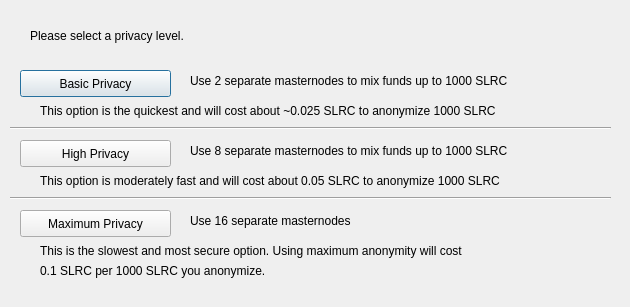
<?xml version="1.0" encoding="UTF-8"?>
<ui version="4.0">
 <class>DarksendConfig</class>
 <widget class="QDialog" name="DarksendConfig">
  <property name="geometry">
   <rect>
    <x>0</x>
    <y>0</y>
    <width>630</width>
    <height>307</height>
   </rect>
  </property>
  <property name="windowTitle">
   <string>Configure Darksend</string>
  </property>
  <widget class="QPushButton" name="buttonBasic">
   <property name="geometry">
    <rect>
     <x>20</x>
     <y>70</y>
     <width>151</width>
     <height>27</height>
    </rect>
   </property>
   <property name="text">
    <string>Basic Privacy</string>
   </property>
  </widget>
  <widget class="QPushButton" name="buttonHigh">
   <property name="geometry">
    <rect>
     <x>20</x>
     <y>140</y>
     <width>151</width>
     <height>27</height>
    </rect>
   </property>
   <property name="text">
    <string>High Privacy</string>
   </property>
  </widget>
  <widget class="QPushButton" name="buttonMax">
   <property name="geometry">
    <rect>
     <x>20</x>
     <y>210</y>
     <width>151</width>
     <height>27</height>
    </rect>
   </property>
   <property name="text">
    <string>Maximum Privacy</string>
   </property>
  </widget>
  <widget class="QLabel" name="label">
   <property name="geometry">
    <rect>
     <x>30</x>
     <y>20</y>
     <width>571</width>
     <height>31</height>
    </rect>
   </property>
   <property name="text">
    <string>Please select a privacy level.</string>
   </property>
  </widget>
  <widget class="QLabel" name="label_2">
   <property name="geometry">
    <rect>
     <x>190</x>
     <y>70</y>
     <width>421</width>
     <height>21</height>
    </rect>
   </property>
   <property name="text">
    <string>Use 2 separate masternodes to mix funds up to 1000 SLRC</string>
   </property>
  </widget>
  <widget class="QLabel" name="label_3">
   <property name="geometry">
    <rect>
     <x>190</x>
     <y>140</y>
     <width>411</width>
     <height>21</height>
    </rect>
   </property>
   <property name="text">
    <string>Use 8 separate masternodes to mix funds up to 1000 SLRC</string>
   </property>
  </widget>
  <widget class="QLabel" name="label_4">
   <property name="geometry">
    <rect>
     <x>190</x>
     <y>210</y>
     <width>421</width>
     <height>21</height>
    </rect>
   </property>
   <property name="text">
    <string>Use 16 separate masternodes</string>
   </property>
  </widget>
  <widget class="QLabel" name="label_6">
   <property name="geometry">
    <rect>
     <x>40</x>
     <y>100</y>
     <width>561</width>
     <height>21</height>
    </rect>
   </property>
   <property name="text">
    <string>This option is the quickest and will cost about ~0.025 SLRC to anonymize 1000 SLRC</string>
   </property>
  </widget>
  <widget class="QLabel" name="label_7">
   <property name="geometry">
    <rect>
     <x>40</x>
     <y>170</y>
     <width>561</width>
     <height>21</height>
    </rect>
   </property>
   <property name="text">
    <string>This option is moderately fast and will cost about 0.05 SLRC to anonymize 1000 SLRC</string>
   </property>
  </widget>
  <widget class="QLabel" name="label_8">
   <property name="geometry">
    <rect>
     <x>40</x>
     <y>240</y>
     <width>561</width>
     <height>21</height>
    </rect>
   </property>
   <property name="text">
    <string>This is the slowest and most secure option. Using maximum anonymity will cost</string>
   </property>
  </widget>
  <widget class="QLabel" name="label_9">
   <property name="geometry">
    <rect>
     <x>40</x>
     <y>260</y>
     <width>561</width>
     <height>21</height>
    </rect>
   </property>
   <property name="text">
    <string>0.1 SLRC per 1000 SLRC you anonymize.</string>
   </property>
  </widget>
  <widget class="Line" name="line">
   <property name="geometry">
    <rect>
     <x>10</x>
     <y>120</y>
     <width>601</width>
     <height>16</height>
    </rect>
   </property>
   <property name="orientation">
    <enum>Qt::Horizontal</enum>
   </property>
  </widget>
  <widget class="Line" name="line_2">
   <property name="geometry">
    <rect>
     <x>10</x>
     <y>190</y>
     <width>601</width>
     <height>16</height>
    </rect>
   </property>
   <property name="orientation">
    <enum>Qt::Horizontal</enum>
   </property>
  </widget>
 </widget>
 <resources/>
 <connections/>
</ui>
